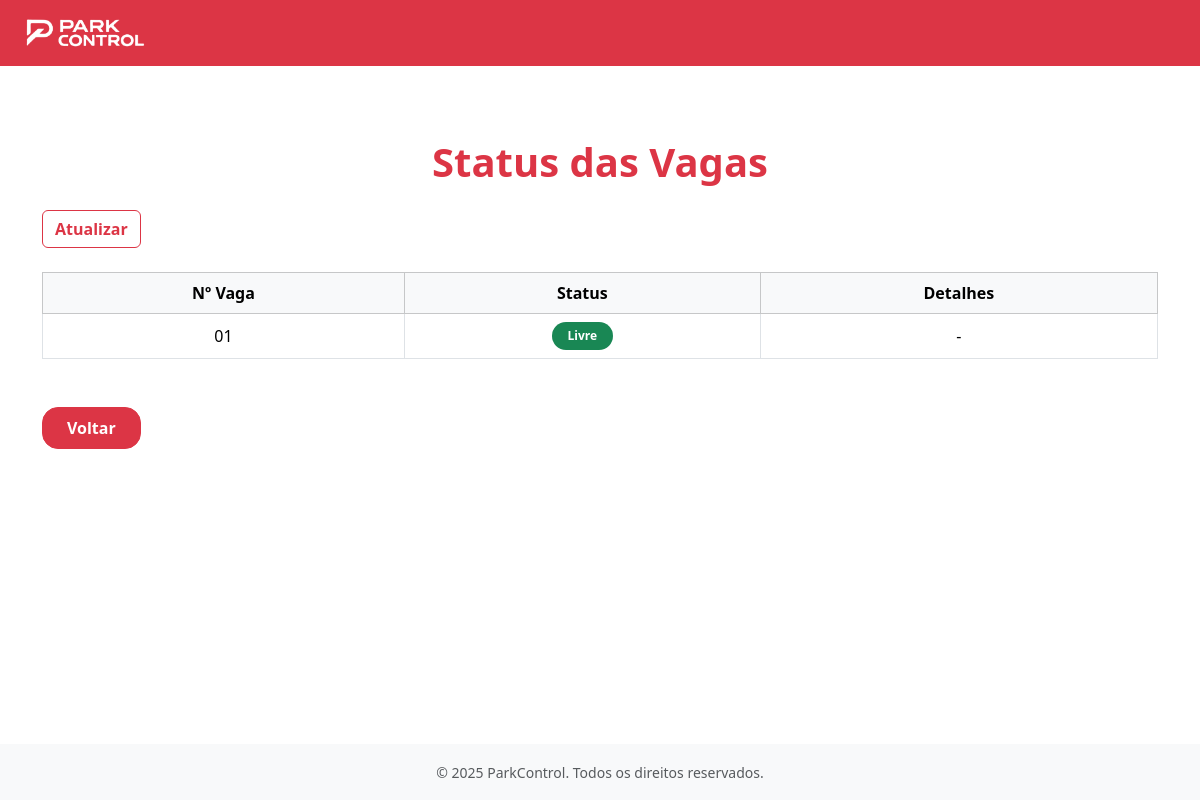
The app's page /vagas/status/, older data.
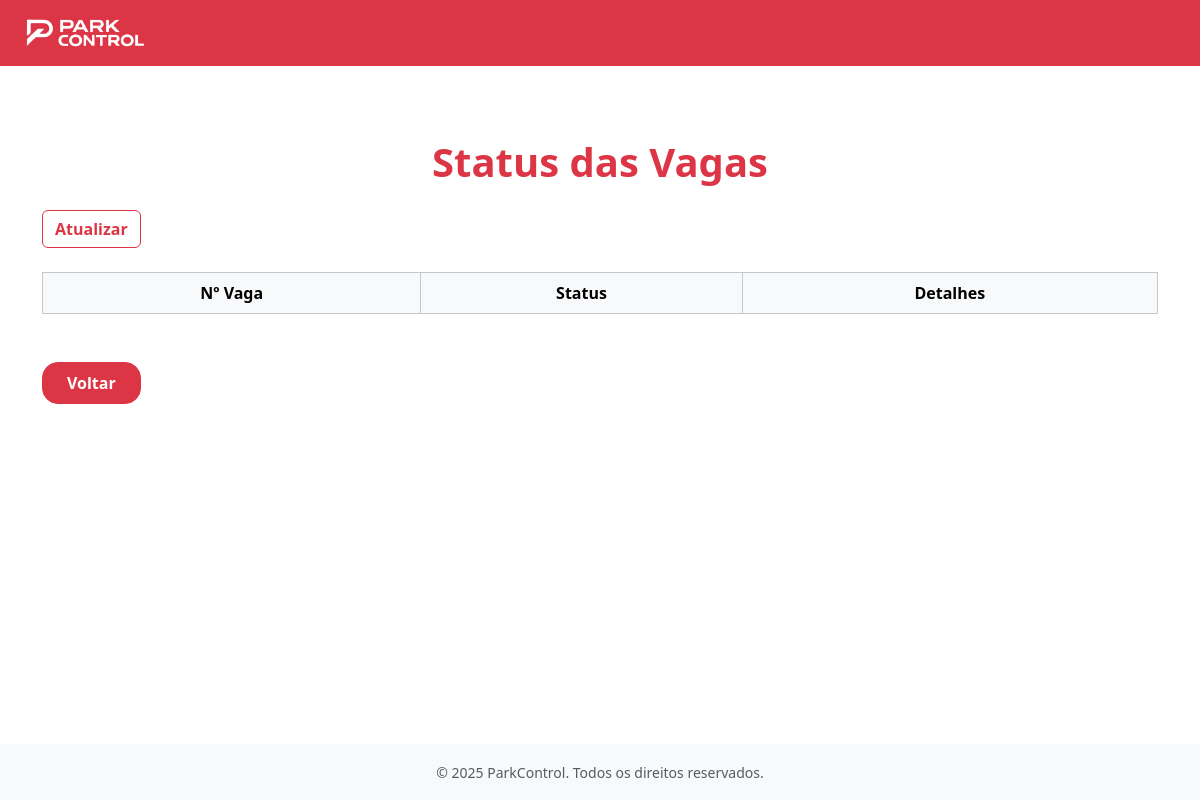
The same page, newer data.
### apps/vagas/models.py (models this page shows, shortened)
class Vaga(models.Model):
    numero = models.CharField(max_length=100)
    status = models.CharField(max_length=100, choices=[('Livre', 'Livre'), ('Manutenção', 'Manutenção'), ('Ocupada', 'Ocupada')], default='Livre')
    historico = HistoricalRecords()  # Adiciona histórico de alterações

### apps/vagas/views.py (the view)
# urls.py: path('status/', views.status_vagas_view, name='status_vagas'),
def status_vagas_view(request):
    vagas = Vaga.objects.all().order_by('numero')
    return render(request, 'vagas/status_vagas.html', {'vagas': vagas})

### apps/vagas/templates/vagas/status_vagas.html (shortened to what this page needs)
{% extends 'base.html' %}
{% block content %}
<div class="container py-5">
    <h1 class="text-danger fw-bold mb-4 text-center">Status das Vagas</h1>
    <button class="btn btn-outline-danger fw-bold mb-4" onclick="atualizarVagas()">Atualizar</button>
    <table class="table table-bordered text-center align-middle">
        <thead class="table-light">
            <tr>
                <th>Nº Vaga</th>
                <th>Status</th>
                <th>Detalhes</th>
            </tr>
        </thead>
        <tbody id="tabela-vagas">
            {% for vaga in vagas %}
                <tr>
                    <td>{{ vaga.numero }}</td>
                    <td>
                        {% if vaga.status == 'Livre' %}
                            <span class="badge bg-success rounded-pill px-3 py-2">Livre</span>
                        {% elif vaga.status == 'Ocupada' %}
                            <span class="badge bg-danger rounded-pill px-3 py-2">Ocupada</span>
                        {% elif vaga.status == 'Manutenção' %}
                            <span class="badge bg-warning text-dark rounded-pill px-3 py-2">Manutenção</span>
                        {% else %}
                            {{ vaga.status }}
                        {% endif %}
                    </td>
                    <td>
                        <span id="detalhe-{{ vaga.id }}">-</span>
                    </td>
                </tr>
            {% endfor %}
        </tbody>
    </table>
    <div class="d-flex justify-content-between mt-5">
        <a href="{% url 'frentistas:gerenciar_vagas' %}" class="btn btn-danger px-4 py-2 rounded-4 fw-bold">Voltar</a>
    </div>
</div>
{% endblock %}

Row changes from the older to the newer data that the page shows:
removed Vaga: numero "01", status "Livre"
